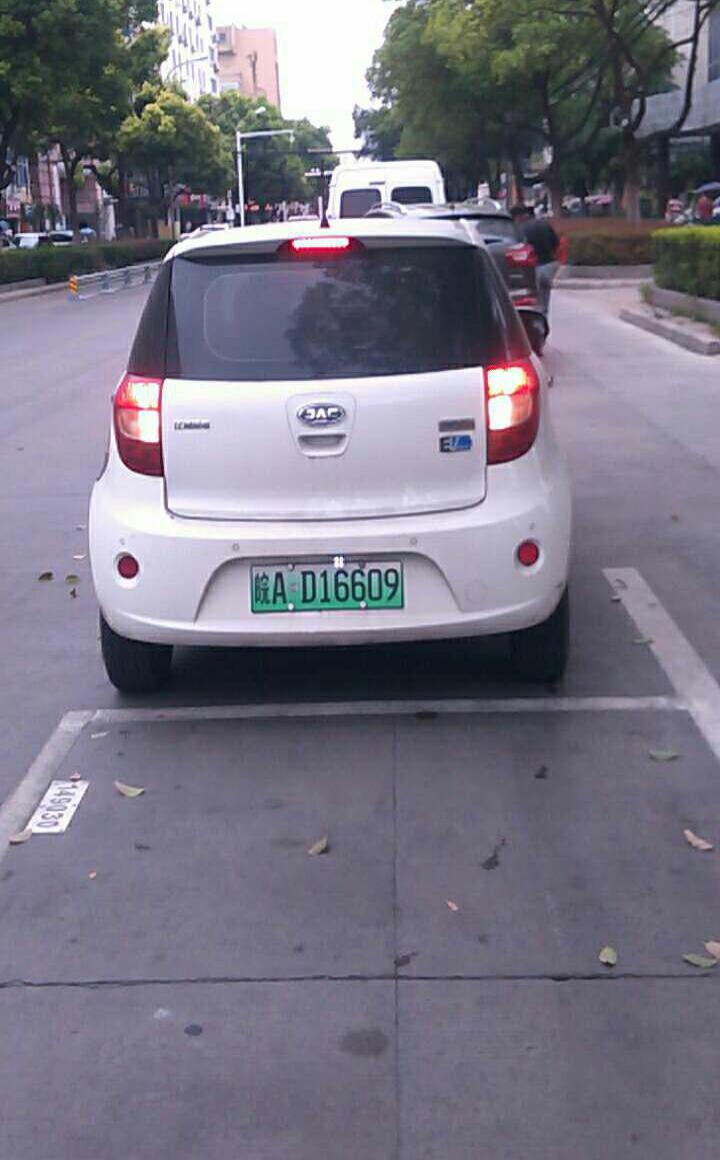
#> input picture programming_for_modern_machine_learning/CCPD2020/CCPD2020/ccpd_green/test/008481800766283526-90_266-250&558_404&608-404&605_253&608_250&558_401&559-0_0_3_25_30_30_24_33-115-42.jpg, 720 x 1160 px, given as the content of the folder ../dataset/CCPD2020/ccpd_green/test/images, which was not available
$ python b2_60w_div.py
#> lines starting #> are read from the running program, lines starting #| are printed output that depends on the picture; after the words box and inside, x2 and y2 are one past the last pixel; in counts of white or black regions, pixels touching at a corner belong together; pictures that were not available may be replaced by others from this repository, and a replacement may not be noted
import cv2
import numpy as np
import matplotlib.pyplot as plt
import os
from PIL import Image

base_path = '../dataset/CCPD2020/ccpd_green'

dataset_path = f'{base_path}/test/images'
sample_images = [f for f in os.listdir(dataset_path) if os.path.isfile(os.path.join(dataset_path, f))][:20]

SCALE_FACTOR = 1 # Factor that scales down the image resolution

# [110 lines left out: functions display_images, preprocess_image, not called in this run]

def detect_license_plate(image_path, debug=True):
    """
    License plate detection supporting both blue and green plates with improved filtering
    """
#> called with debug = True
    # Read and resize image
    img = cv2.imread(image_path)
#> img is the input picture: shape (1160, 720, 3); mean B, G, R 131.2, 116.7, 119.8
    height, width = img.shape[:2]
    max_dimension = 800
    scale = max_dimension / max(height, width)
    if scale < 1:
        img = cv2.resize(img, (int(width * scale), int(height * scale)))
#> img: shape (800, 496, 3)

    # Convert to HSV for better color segmentation
    hsv = cv2.cvtColor(img, cv2.COLOR_BGR2HSV)
#> hsv: shape (800, 496, 3); mean H, S, V 117.1, 43.8, 133.5

    # Define color ranges for both blue and green plates
    color_ranges = [
        # Blue plates
        (np.array([100, 80, 80]), np.array([130, 255, 255])),
        # Green plates
        (np.array([35, 80, 80]), np.array([85, 255, 255]))
    ]

    # Create separate masks for each color
    blue_mask = cv2.inRange(hsv, color_ranges[0][0], color_ranges[0][1])
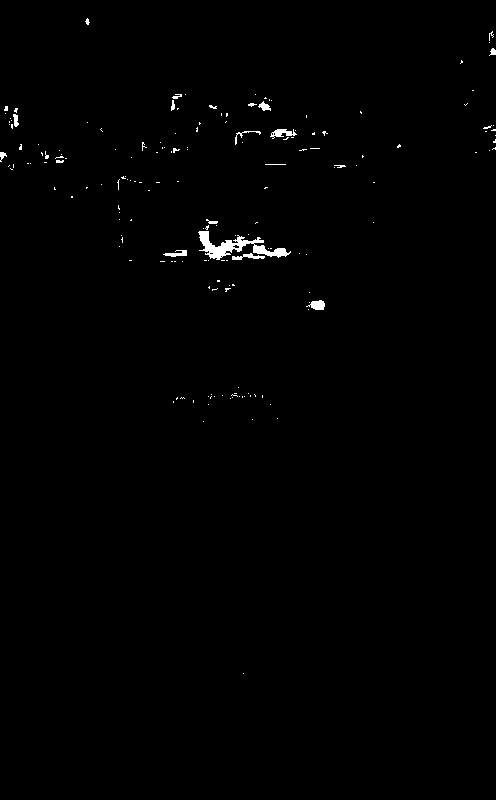
#> blue_mask: shape (800, 496); 0.61% white; 173 white regions (155 under 20 px), largest, box (x1, y1, x2, y2) and area: (198, 231, 291, 260) 925, (270, 129, 297, 139) 135, (306, 300, 325, 310) 123
    green_mask = cv2.inRange(hsv, color_ranges[1][0], color_ranges[1][1])
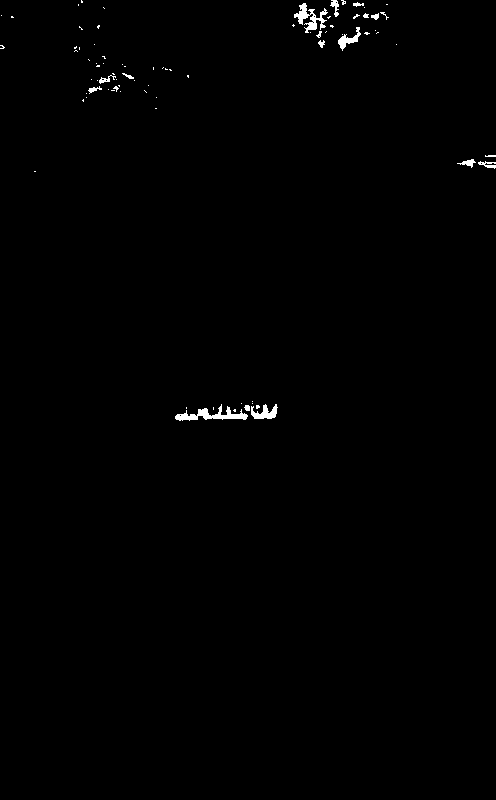
#> green_mask: shape (800, 496); 0.53% white; 81 white regions (64 under 20 px), largest, box (x1, y1, x2, y2) and area: (175, 404, 248, 421) 475, (294, 3, 328, 33) 391, (251, 404, 278, 419) 231
    # Combine masks for both colors
    combined_mask = cv2.bitwise_or(blue_mask, green_mask)
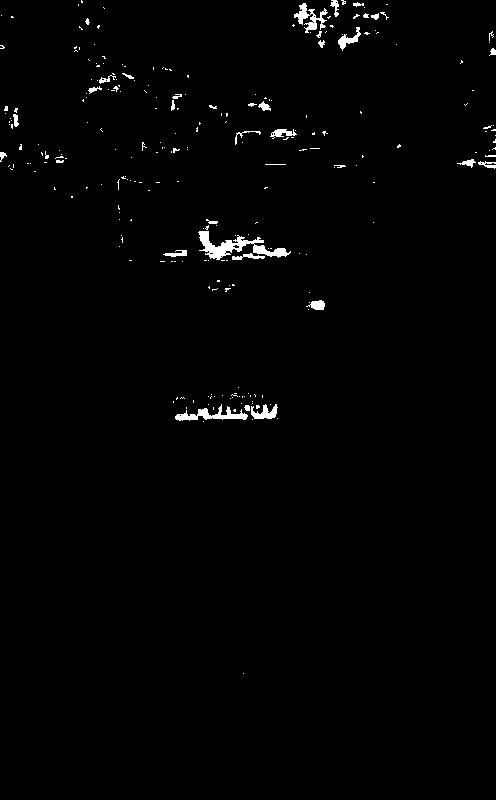
#> combined_mask: shape (800, 496); 1.1% white; 254 white regions (219 under 20 px), largest, box (x1, y1, x2, y2) and area: (198, 231, 291, 260) 925, (175, 404, 248, 421) 475, (294, 3, 328, 33) 391

    # Clean up mask
    kernel = np.ones((3,3), np.uint8)
    plate_mask = cv2.morphologyEx(combined_mask, cv2.MORPH_CLOSE, kernel)
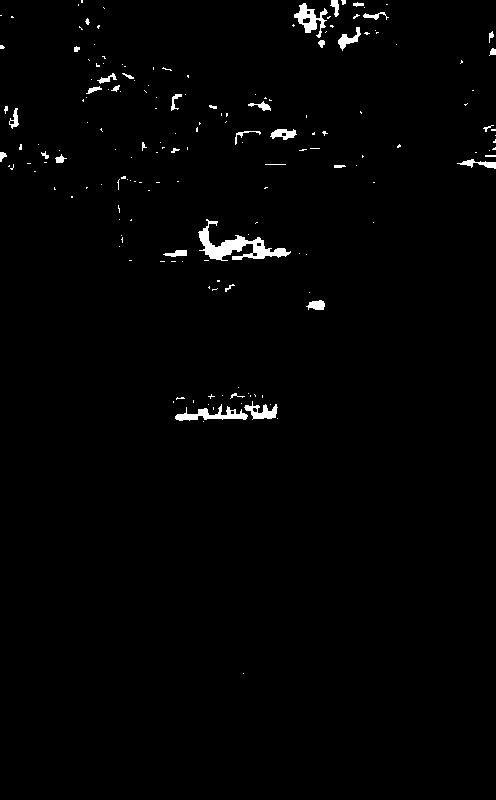
#> plate_mask: shape (800, 496); 1.3% white; 175 white regions (137 under 20 px), largest, box (x1, y1, x2, y2) and area: (198, 219, 291, 261) 1225, (175, 404, 248, 421) 506, (294, 3, 328, 38) 479
    plate_mask = cv2.morphologyEx(plate_mask, cv2.MORPH_OPEN, kernel)
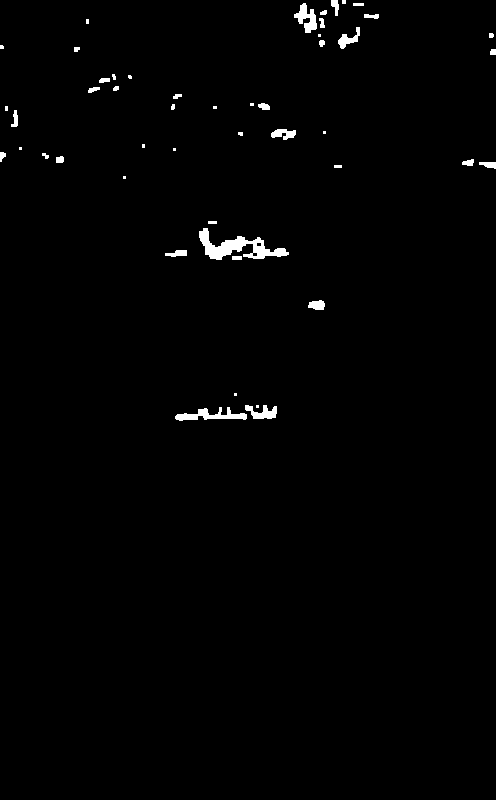
#> plate_mask: shape (800, 496); 1% white; 49 white regions (17 under 20 px)

    # Find contours
    contours, _ = cv2.findContours(plate_mask, cv2.RETR_EXTERNAL, cv2.CHAIN_APPROX_SIMPLE)
#> contours = 49 contours, 25 with area under 20; largest, box (x1, y1, x2, y2) and area: (199, 228, 289, 260) 991, (175, 407, 247, 421) 375, (294, 3, 317, 33) 292, (245, 405, 277, 419) 218, (338, 27, 360, 49) 159

    # Filter contours with improved criteria
    candidates = []
    img_area = img.shape[0] * img.shape[1]

    for contour in contours:
        area = cv2.contourArea(contour)
        # Filter by relative area (0.1% to 5% of image)
        if not (0.001 * img_area < area < 0.05 * img_area):
            continue

        # Get rotated rectangle
        rect = cv2.minAreaRect(contour)
        center, (width, height), angle = rect

        # Scale up the rectangle by 20%
        scale_factor = 1.2
        width *= scale_factor
        height *= scale_factor

        # Create new scaled rectangle
        rect = (center, (width, height), angle)
        box = cv2.boxPoints(rect)
        box = np.int0(box)

        # Get width and height for aspect ratio check
        if width < height:
            width, height = height, width

        # Filter by aspect ratio (Chinese plates are typically 3.14:1)
        aspect_ratio = width / height if height != 0 else 0
        if not (2.8 <= aspect_ratio <= 3.5):
            continue

        # Filter by solidity (area ratio between contour and its convex hull)
        hull = cv2.convexHull(contour)
        hull_area = cv2.contourArea(hull)
        solidity = float(area) / hull_area if hull_area != 0 else 0
        if solidity < 0.8:  # Expect plate to be mostly rectangular
            continue

        candidates.append(contour)
#> this loop made 49 passes
#> (area, width, height, angle, scale_factor, box, aspect_ratio) on pass 8: (991, 109.9, 34.86, -80.18, 1.2, [[293, 275], [185, 256], [191, 222], [299, 241]], 3.15)
#> after the loop, candidates = []

    if debug and candidates:
        debug_img = img.copy()
        cropped_plate = None

        # Get the largest candidate (assuming it's the most likely plate)
        if candidates:
            largest_contour = max(candidates, key=cv2.contourArea)
            rect = cv2.minAreaRect(largest_contour)
            center, (width, height), angle = rect
            width *= 1.2  # Scale up by 20%
            height *= 1.3
            scaled_rect = (center, (width, height), angle)
            box = cv2.boxPoints(scaled_rect)
            box = np.int0(box)

            # Draw all candidates
            for contour in candidates:
                rect = cv2.minAreaRect(contour)
                center, (width, height), angle = rect
                width *= 1.2
                height *= 1.3
                scaled_rect = (center, (width, height), angle)
                box = cv2.boxPoints(scaled_rect)
                box = np.int0(box)
                cv2.drawContours(debug_img, [box], 0, (0, 255, 0), 2)

            # Extract the plate region for the largest candidate
            rect = cv2.minAreaRect(largest_contour)
            box = cv2.boxPoints(rect)
            box = np.int0(box)

            # Get width and height of the detected rectangle
            width = int(rect[1][0])
            height = int(rect[1][1])

            src_pts = box.astype("float32")
            # Coordinate the points so the plate is oriented correctly
            dst_pts = np.array([[0, height-1],
                              [0, 0],
                              [width-1, 0],
                              [width-1, height-1]], dtype="float32")

            # Get the perspective transform matrix
            M = cv2.getPerspectiveTransform(src_pts, dst_pts)
            # Perform the perspective transform
            cropped_plate = cv2.warpPerspective(img, M, (width, height))

        debug_images = [
            img,
            cv2.bitwise_and(img, img, mask=blue_mask),  # Show blue mask
            cv2.bitwise_and(img, img, mask=green_mask), # Show green mask
            debug_img,
            cropped_plate if cropped_plate is not None else np.zeros_like(img)
        ]
        debug_titles = ['Original', 'Blue Mask', 'Green Mask', 'Detected Plates', 'Cropped Plate']
        display_images(debug_images, debug_titles)

    return candidates, img

# Process images
for img_name in sample_images:
    img_path = os.path.join(dataset_path, img_name)
    candidates, img = detect_license_plate(img_path)
#> candidates = []
    if candidates:
        print(f"Found {len(candidates)} potential license plates in {img_name}")

$ run again, on programming_for_modern_machine_learning/CCPD2020/CCPD2020/ccpd_green/train/0107204861111-90_266-202&430_392&486-392&485_205&486_202&430_391&430-0_0_3_24_32_32_24_33-169-95.jpg
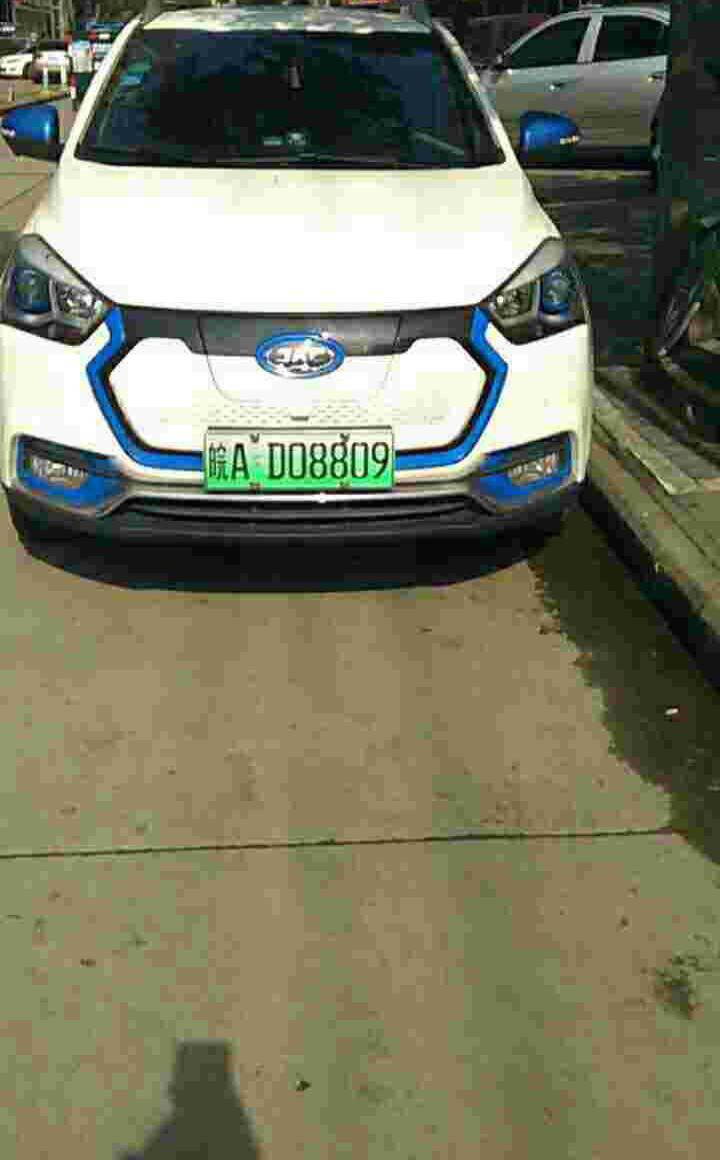
#> input picture programming_for_modern_machine_learning/CCPD2020/CCPD2020/ccpd_green/train/0107204861111-90_266-202&430_392&486-392&485_205&486_202&430_391&430-0_0_3_24_32_32_24_33-169-95.jpg, 720 x 1160 px, given as the content of the folder ../dataset/CCPD2020/ccpd_green/test/images, which was not available
#> in detect_license_plate, img is the input picture: shape (1160, 720, 3); mean B, G, R 99.6, 121.9, 121.3
#> img: shape (800, 496, 3)
#> hsv: shape (800, 496, 3); mean H, S, V 34.7, 73.8, 128.3
#> in detect_license_plate, `blue_mask = cv2.inRange(hsv, color_ranges[0][0], color_ranges[0][1])`:
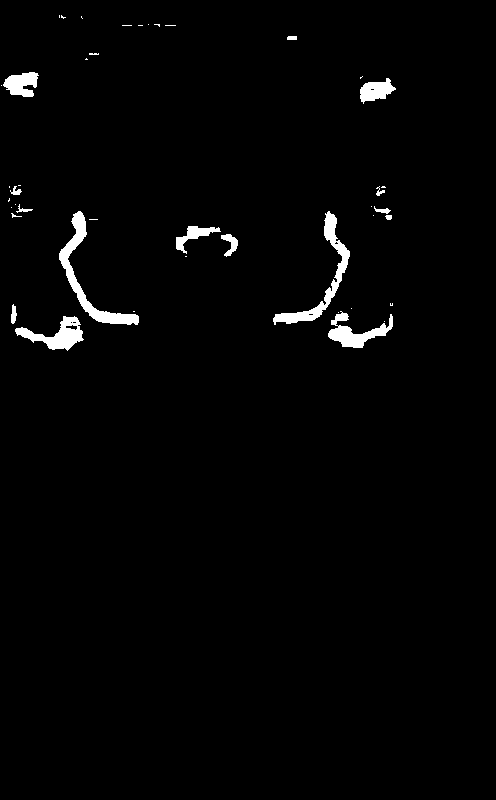
#> blue_mask: shape (800, 496); 1.8% white; 43 white regions (28 under 20 px), largest, box (x1, y1, x2, y2) and area: (59, 211, 139, 325) 1541, (273, 211, 350, 325) 1380, (15, 316, 84, 351) 998
#> green_mask: shape (800, 496); 10.2% white; 322 white regions (231 under 20 px), largest, box (x1, y1, x2, y2) and area: (309, 608, 418, 800) 10618, (386, 572, 496, 774) 6937, (199, 693, 308, 800) 5267
#> in detect_license_plate, `plate_mask = cv2.morphologyEx(plate_mask, cv2.MORPH_OPEN, kernel)`:
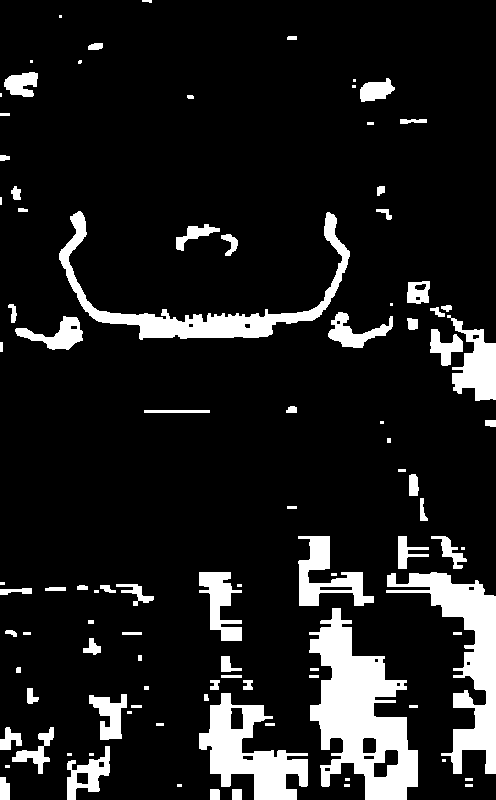
#> plate_mask: shape (800, 496); 12.1% white; 99 white regions (22 under 20 px)
#> contours = 99 contours, 43 with area under 20; largest, box (x1, y1, x2, y2) and area: (309, 608, 418, 800) 11018, (386, 572, 496, 774) 6689, (59, 211, 350, 340) 5465, (199, 693, 308, 800) 5350, (298, 536, 374, 606) 2124
#> the loop in detect_license_plate, `for contour in contours:` made 99 passes
#> (area, width, height, angle, box, aspect_ratio) on passes 22, 23, 40: (852.5, 53.49, 44.72, -1.79, [[86, 744], [84, 690], [129, 689], [131, 742]], 1.2), (5350.5, 143.4, 108.9, -68.55, [[302, 827], [169, 775], [209, 674], [342, 726]], 1.32), (11018, 240.2, 121.3, -8.93, [[317, 833], [280, 595], [400, 577], [437, 814]], 1.98)
#> after the loop in detect_license_plate, `for contour in contours:`: candidates = []
